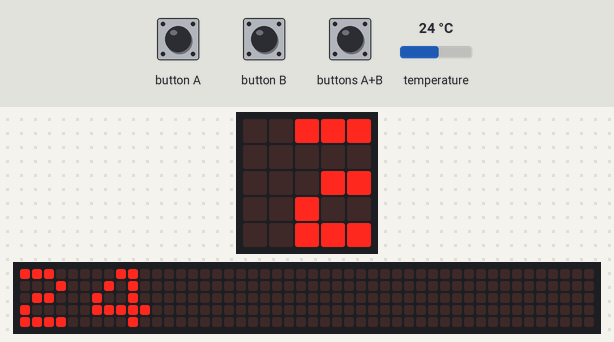
This program was run on a simulated BBC micro:bit (MakeCode). Parts: the board's 5×5 LED display, a strip that is not on the board, showing the scrolling text unrolled. Inputs (shaded band) come from the test bench; at power-on: temperature 24 °C. The 48×5 strip is a reading aid, not a part: it shows the text the display is scrolling, unrolled, one strip-width of it at a time.

Above: at 1.3 s.
1.4 s: temperature set to 9 °C
At 7.2 s:
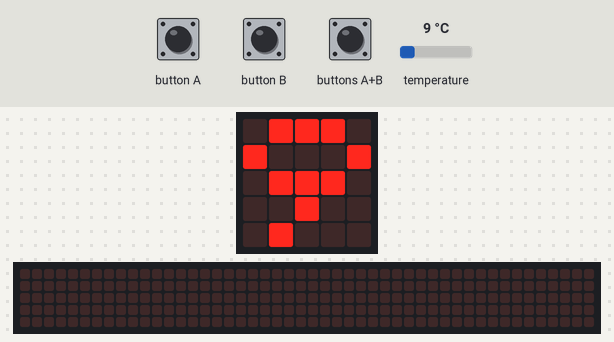
At 8.7 s:
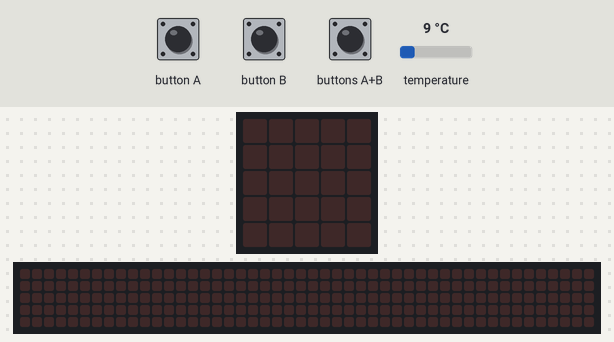
9.4 s: button A pressed for 0.15 s
10.1 s: buttons A+B pressed for 0.15 s
10.8 s: button B pressed for 0.15 s
11.5 s: temperature set to 12 °C
At 13.39 s:
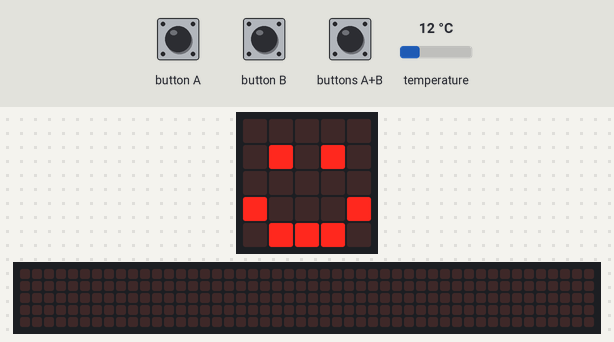
13.5 s: button A pressed for 0.15 s
At 13.66 s:
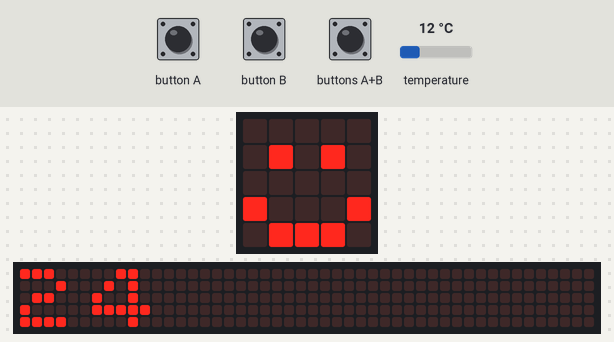
Timing chart, 0 to 15.2 s (numbered marks = the images above; inputs shaded):
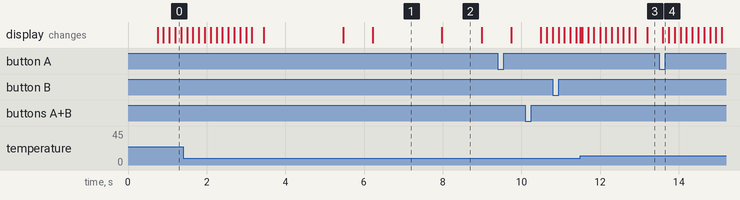

Measured:
- what the display in image 1 shows lasts 1.8 s, from 6.2 s to 8.0 s
- what the display in image 2 shows lasts 1.0 s, from 8.0 s to 9.0 s

The program:

main.ts
```typescript
input.onButtonPressed(Button.A, function () {
    basic.showNumber(min)
    basic.clearScreen()
})
input.onButtonPressed(Button.AB, function () {
    if (currenttemperature > 20) {
        basic.showLeds(`
            . . . . .
            . # . # .
            . . . . .
            # . . . #
            . # # # .
            `)
    }
    if (currenttemperature <= 20 && currenttemperature > 10) {
        basic.showLeds(`
            . . . . .
            . # . # .
            . . . . .
            # # # # #
            . . . . .
            `)
    }
    if (currenttemperature <= 10) {
        basic.showLeds(`
            . . . . .
            . # . # .
            . . . . .
            # # # . #
            # . # # #
            `)
    }
})
input.onButtonPressed(Button.B, function () {
    basic.showNumber(max)
    basic.clearScreen()
})
let min = 0
let max = 0
let currenttemperature = 0
currenttemperature = input.temperature()
max = currenttemperature
min = currenttemperature
basic.forever(function () {
    basic.showString(".")
    basic.showNumber(input.temperature())
    if (currenttemperature < min) {
        min = currenttemperature
    }
    if (currenttemperature > max) {
        max = currenttemperature
    }
    basic.pause(1000)
    basic.clearScreen()
    basic.pause(1000)
})
```

test.ts
```typescript
// 테스트는 여기로 이동합니다; 이 패키지가 확장으로 사용될 때 컴파일되지 않을 것 입니다.
```
